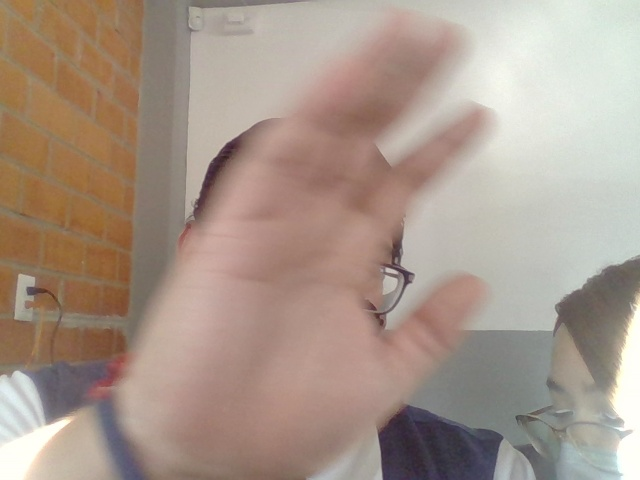
#> input picture Fotos/vuelta_0.jpg, 640 x 480 px, given in place of the camera
$ python detect_orang.py
#> lines starting #> are read from the running program, lines starting #| are printed output that depends on the picture; after the words box and inside, x2 and y2 are one past the last pixel; in counts of white or black regions, pixels touching at a corner belong together
import cv2
import numpy as np

hsv_orange_min1 = np.array([10, 100,20], np.uint8)
hsv_orange_max1 = np.array([15,255,255], np.uint8)

cap = cv2.VideoCapture(0, cv2.CAP_DSHOW)

while (cap.isOpened()):
    ret, frame = cap.read()
#> frame is the input picture: shape (480, 640, 3); mean B, G, R 138.6, 151, 168.7
    if ret == False:
        break
    hsv = cv2.cvtColor(frame, cv2.COLOR_BGR2HSV)
#> hsv: shape (480, 640, 3); mean H, S, V 27.1, 52, 170.1
    mask = cv2.inRange(hsv, hsv_orange_min1, hsv_orange_max1)
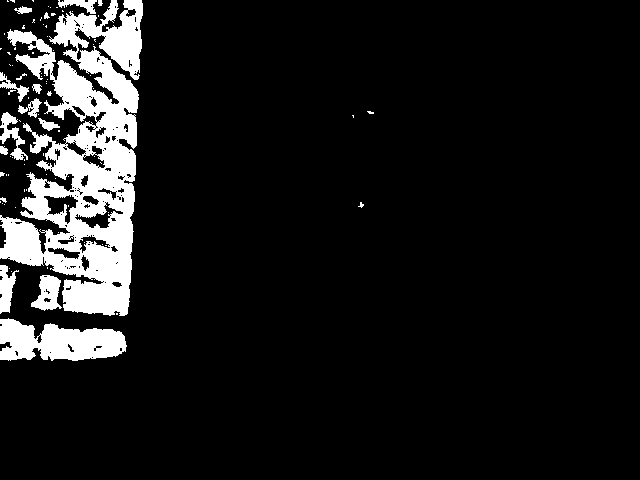
#> mask: shape (480, 640); 9.8% white; 89 white regions (73 under 20 px)

    cnts, chain = cv2.findContours(mask, cv2.RETR_EXTERNAL, cv2.CHAIN_APPROX_SIMPLE)
#> cnts = 82 contours, 70 with area under 20; largest, box (x1, y1, x2, y2) and area: (0, 0, 143, 316) 24545, (0, 318, 127, 361) 3622, (31, 275, 62, 311) 640, (0, 265, 19, 314) 455, (0, 112, 28, 160) 408; chain = 82 rows, first 6: [1, -1, -1, -1], [2, 0, -1, -1], [3, 1, -1, -1], [4, 2, -1, -1], [5, 3, -1, -1], [6, 4, -1, -1]

    c = max(cnts, key=cv2.contourArea)
#> c = contour of 1622 points, box (x1, y1, x2, y2) (0, 0, 143, 316), area 24545

    x,y,w,h = cv2.boundingRect(c)
#> x = 0; y = 0; w = 143; h = 316

    cv2.rectangle(frame, (x,y), (x+w,y+h), (0,0,255),2)
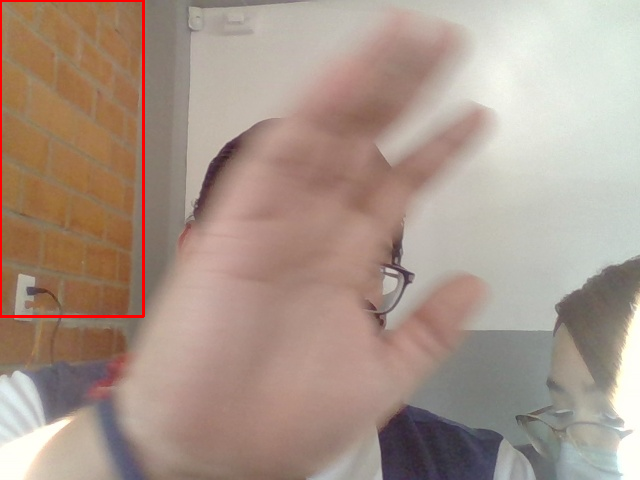
#> frame: shape (480, 640, 3); 0.75% of pixels changed, all inside (x1, y1, x2, y2) = (0, 0, 145, 318)

    cv2.imshow("Frame", mask)
    cv2.imshow("Frame2s", frame)

    if cv2.waitKey(1) & 0xFF == 27:
#> (key Esc is pressed here)
        break

$ run again, on Fotos/vuelta_1.jpg
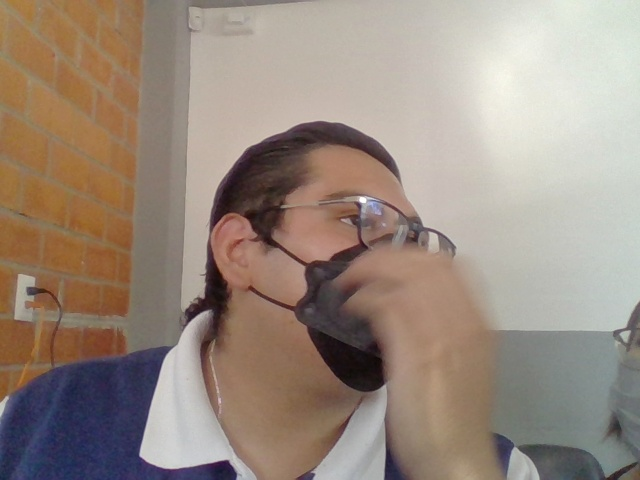
#> input picture Fotos/vuelta_1.jpg, 640 x 480 px, given in place of the camera
#> frame is the input picture: shape (480, 640, 3); mean B, G, R 127.4, 139.2, 154.4
#> hsv: shape (480, 640, 3); mean H, S, V 35.6, 60.4, 157.5
#> `mask = cv2.inRange(hsv, hsv_orange_min1, hsv_orange_max1)`:
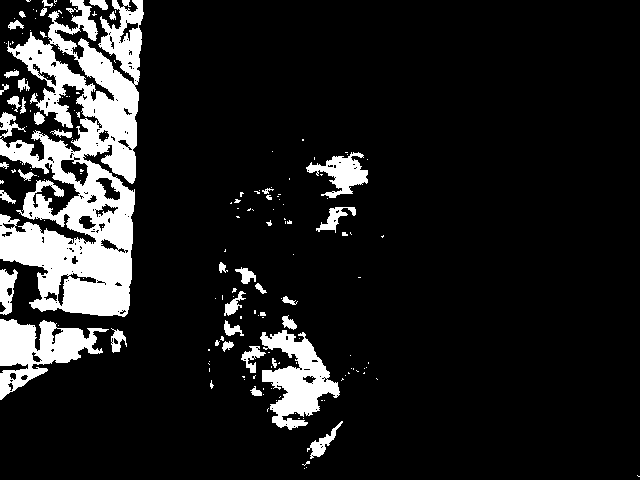
#> mask: shape (480, 640); 12.5% white; 176 white regions (134 under 20 px)
#> cnts = 166 contours, 131 with area under 20; largest, box (x1, y1, x2, y2) and area: (0, 0, 144, 317) 26122, (0, 319, 109, 400) 3884, (260, 330, 340, 430) 3658, (306, 152, 368, 198) 1182, (0, 269, 18, 315) 481; chain = 166 rows, first 6: [1, -1, -1, -1], [2, 0, -1, -1], [3, 1, -1, -1], [4, 2, -1, -1], [5, 3, -1, -1], [6, 4, -1, -1]
#> c = contour of 1727 points, box (x1, y1, x2, y2) (0, 0, 144, 317), area 26122
#> x = 0; w = 144; h = 317
#> `cv2.rectangle(frame, (x,y), (x+w,y+h), (0,0,255),2)`:
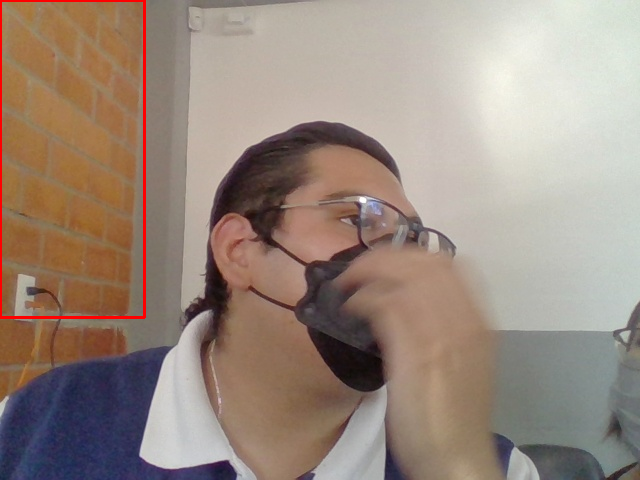
#> frame: shape (480, 640, 3); 0.75% of pixels changed, all inside (x1, y1, x2, y2) = (0, 0, 146, 319)

$ run again, on Fotos/vuelta_2.jpg
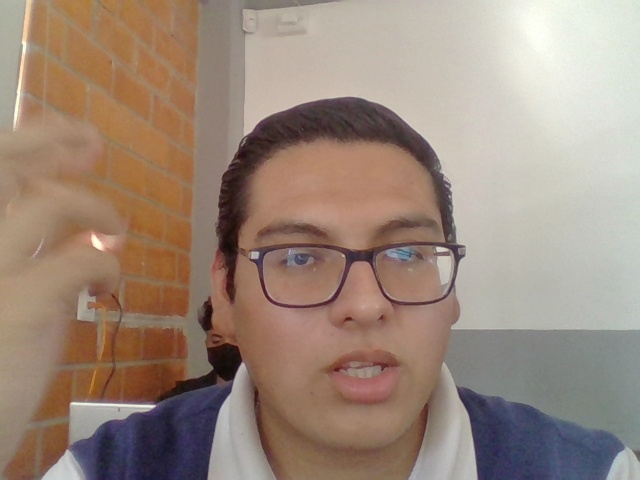
#> input picture Fotos/vuelta_2.jpg, 640 x 480 px, given in place of the camera
#> frame is the input picture: shape (480, 640, 3); mean B, G, R 123.1, 136.8, 156.4
#> hsv: shape (480, 640, 3); mean H, S, V 30.8, 67.5, 159
#> `mask = cv2.inRange(hsv, hsv_orange_min1, hsv_orange_max1)`:
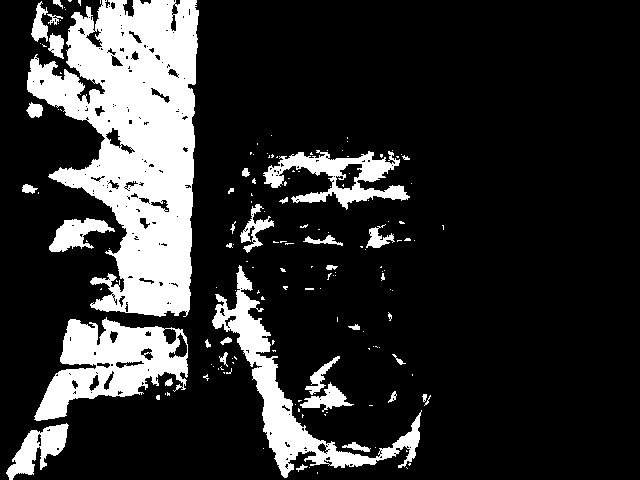
#> mask: shape (480, 640); 18.6% white; 157 white regions (121 under 20 px)
#> cnts = 154 contours, 127 with area under 20; largest, box (x1, y1, x2, y2) and area: (27, 0, 199, 317) 32372, (34, 317, 188, 421) 8446, (212, 265, 422, 478) 6756, (263, 150, 410, 210) 3491, (6, 423, 69, 480) 1524; chain = 154 rows, first 6: [1, -1, -1, -1], [2, 0, -1, -1], [3, 1, -1, -1], [4, 2, -1, -1], [5, 3, -1, -1], [6, 4, -1, -1]
#> c = contour of 831 points, box (x1, y1, x2, y2) (27, 0, 199, 317), area 32372
#> x = 27; y = 0; w = 172; h = 317
#> `cv2.rectangle(frame, (x,y), (x+w,y+h), (0,0,255),2)`:
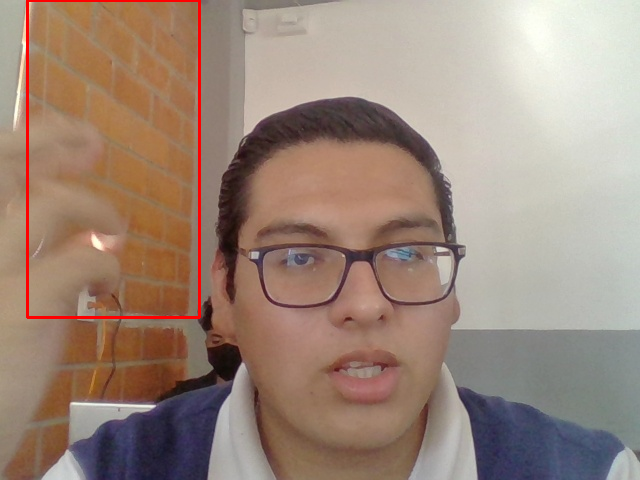
#> frame: shape (480, 640, 3); 0.9% of pixels changed, all inside (x1, y1, x2, y2) = (26, 0, 201, 319)

$ run again, on Fotos/vuelta_3.jpg
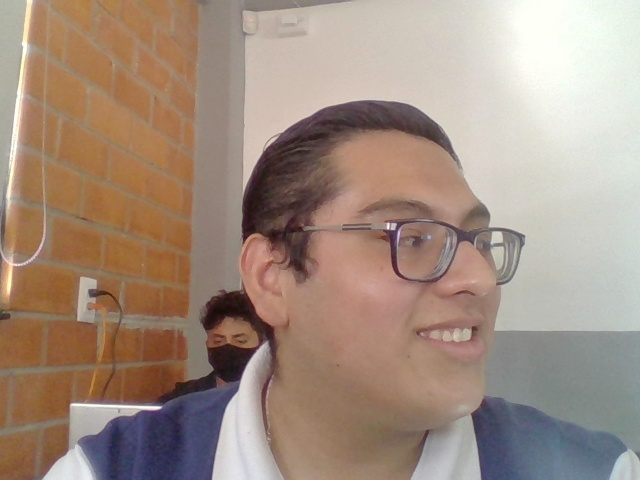
#> input picture Fotos/vuelta_3.jpg, 640 x 480 px, given in place of the camera
#> frame is the input picture: shape (480, 640, 3); mean B, G, R 128.8, 142.7, 163.1
#> hsv: shape (480, 640, 3); mean H, S, V 33, 67.4, 165.9
#> `mask = cv2.inRange(hsv, hsv_orange_min1, hsv_orange_max1)`:
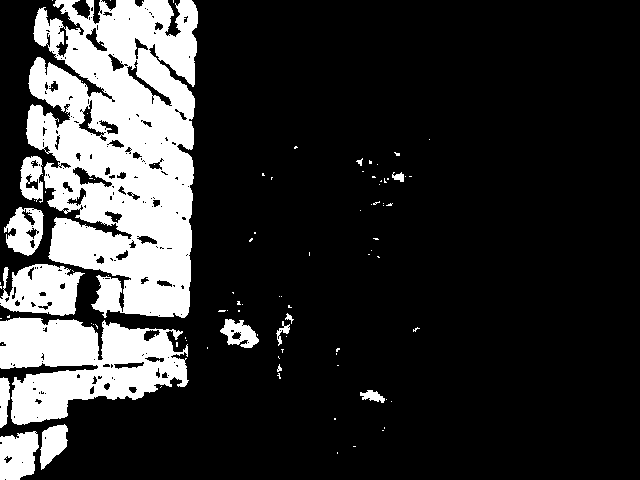
#> mask: shape (480, 640); 19.6% white; 96 white regions (81 under 20 px)
#> cnts = 90 contours, 77 with area under 20; largest, box (x1, y1, x2, y2) and area: (26, 0, 198, 318) 40756, (0, 317, 189, 425) 12705, (0, 264, 85, 316) 3066, (0, 431, 39, 480) 1476, (4, 207, 44, 256) 1292; chain = 90 rows, first 6: [1, -1, -1, -1], [2, 0, -1, -1], [3, 1, -1, -1], [4, 2, -1, -1], [5, 3, -1, -1], [6, 4, -1, -1]
#> c = contour of 1155 points, box (x1, y1, x2, y2) (26, 0, 198, 318), area 40756
#> x = 26; y = 0; w = 172; h = 318
#> `cv2.rectangle(frame, (x,y), (x+w,y+h), (0,0,255),2)`:
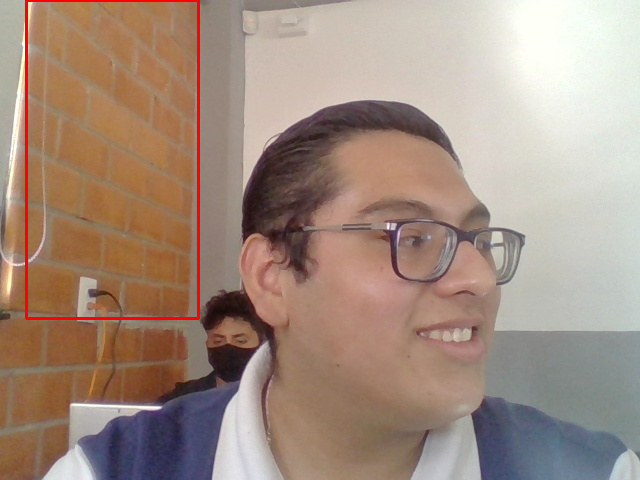
#> frame: shape (480, 640, 3); 0.9% of pixels changed, all inside (x1, y1, x2, y2) = (25, 0, 200, 320)
